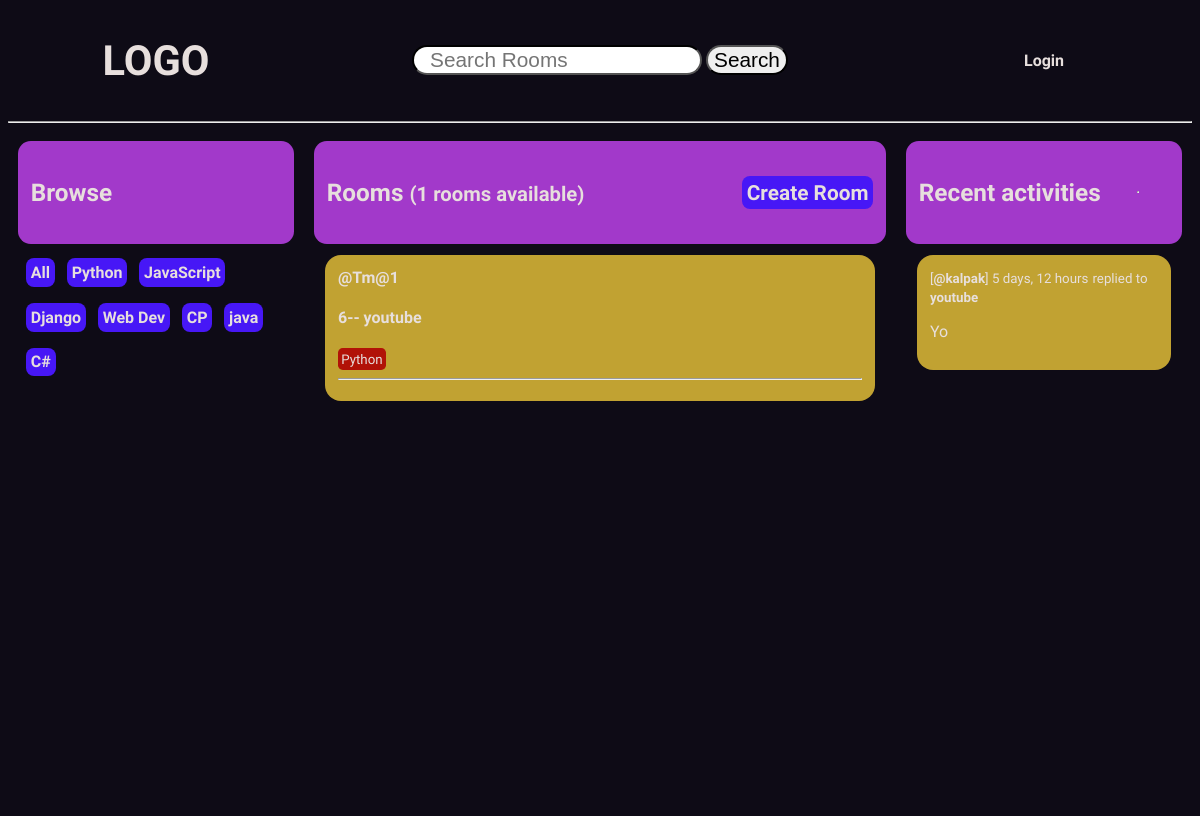
Page /?q=Python on the committed database.
### base/models.py (models this page shows, shortened)
class Topic(models.Model):
    name = models.CharField(max_length = 200)

class Room(models.Model):
    host = models.ForeignKey(User, on_delete= models.SET_NULL, null= True)
    topic = models.ForeignKey(Topic, on_delete= models.SET_NULL, null= True)
    name = models.CharField(max_length = 200)
    description = models.TextField(null=True, blank = True)
    participants = models.ManyToManyField(User, related_name='participants', blank=True)
    updated = models.DateTimeField(auto_now = True)
    created = models.DateTimeField(auto_now_add = True)
    class Meta:
        ordering = ['-updated', '-created']
    def __str__(self):
        return self.name

class message(models.Model):
    user = models.ForeignKey(User, on_delete= models.CASCADE)
    room = models.ForeignKey(Room, on_delete= models.CASCADE)
    body = models.TextField()
    updated = models.DateTimeField(auto_now = True)
    created = models.DateTimeField(auto_now_add = True)
    class Meta:
        ordering = ['-updated', '-created']
    def __str__(self):
        return self.body[0:50]

### base/views.py (the view)
# urls.py: path('', views.home, name="home"),
def home(request):
    q = request.GET.get('q') if request.GET.get('q') != None else ''
    rooms = Room.objects.filter(
        Q(topic__name__icontains = q) |
        Q(name__icontains = q) |
        Q(id__contains = q)
        )
    room_count = rooms.count()
    topics = Topic.objects.all()
    rooom_messages = message.objects.filter(Q(room__topic__name__icontains = q))
    context = {
        'rooms' : rooms,
        'topics' : topics,
        'room_count' : room_count,
        'room_messages' : rooom_messages,
    }
    return render(request, 'base/home.html', context)

### base/templates/base/home.html (shortened to what this page needs)
<!DOCTYPE html>
<html lang="en">
<head>
</head>
<body>
    {% extends 'main.html' %}
    {% block content %}
    <div class="homecontainer">
        <div class="sidebar">
            {% include 'base/topics_component.html' %}
        </div>
        <div class="middle">
            {% include 'base/feed_component.html' %}
        </div>
        <div class="recent">
            {% include 'base/activity_component.html' %}
        </div>
    </div>
    {% endblock content %}

### base/templates/base/topics_component.html
<div class="browse-header">
    <h3>Browse</h3>
</div>
<div class="browse-card">
    <a href="{% url 'home' %}">All</a>
    {% for topic in topics %}
    <a href="{% url 'home' %}?q={{topic.name}}">{{topic.name}}</a>
    {% endfor %}
</div>

### base/templates/base/feed_component.html (shortened to what this page needs)
<div class="Room-header">
    <h3>Rooms <small>({{room_count}} rooms available)</small></h3>
    <div class="create-room">
        <a href="{% url 'create_room' %}">Create Room</a>
    </div>
</div>
<div class="feed-container">
    {% for room in rooms %}
        <div class="feed-card">
            <div class="room-info">
                <a href="{% url 'user_profile' room.host.id %}">@{{room.host.username}}</a>
                <h4>{{room.id}}-- <a href="{% url 'room' room.id %}">{{room.name}}</a></h4>
            </div>
            <div class="room-topics">
                <small>{{room.topic.name}}</small>
                <hr>
            </div>
        </div>
    {% endfor %}
</div>

### base/templates/base/activity_component.html (shortened to what this page needs)
<div class="recent-header">
    <h3>Recent activities</h3>
    <hr>
</div>
{% for message in room_messages %}
    <div class="recent-card">
        <small>[<a href="{% url 'user_profile' message.user.id %}">@{{message.user}}</a>] {{message.created | timesince}}</small>
        <small>replied to <strong>{{message.room}}</strong></small>
        <p>{{message}}</p>
    </div>
{% endfor %}

### static/styles/main.css (style rules this page uses)
:root { --bg-color: #0E0B16; --nav-color: #a239ca; --btn-color: #4717f6; --btn-hover: rgb(80, 76, 76); --txt-color: #e7dfdd; --card-color: #c1a232; --tag-color: #b11207; }
body { font-family: 'Sofia Sans', sans-serif; background-color: var(--bg-color); color: var(--txt-color); height: 100vh; }
a { text-decoration: none; font-weight: bold; color: var(--txt-color); }
.homecontainer { display: grid; grid-template-columns: 1fr 2fr 1fr; }
.sidebar, .middle, .recent { height: 83vh; overflow: auto; -ms-overflow-style: none; scrollbar-width: none; margin: 0.5rem; border: 2px solid var(--bg-color); }
.Room-header, .recent-header, .browse-header { display: grid; grid-template-columns: 1.5fr 0.5fr; border-radius: 0.8rem; padding: 0.8rem; margin-bottom: 0.4rem; background-color: var(--nav-color); align-items: center; position: sticky; top: 0; font-size: 1.3rem; }
.create-room { width: 100%; text-align: right; }
.create-room a, .browse-card a { background-color: var(--btn-color); border-radius: 0.5rem; padding: 0.3rem; margin-bottom: 1rem; }
.browse-card a { display: inline-block; margin-right: 0.5rem; }
.feed-card { display: grid; grid-template-columns: 3fr 1fr; grid-template-rows: auto auto; }
.feed-card, .recent-card { background-color: var(--card-color); border-radius: 1rem; padding: 0.8rem; margin: 0.7rem; }
.feed-card small { display: inline-block; border-radius: 0.3rem; background-color: var(--tag-color); color: var(--txt-color); padding: 0.2rem; }
.room-topics { grid-column-start: 1; grid-column-end: 3; }
.browse-card { display: block; padding: 0.5rem; margin-bottom: 1rem; height: auto; }

### rows in the picture
Topic: name "Python"
Topic: name "JavaScript"
Topic: name "Django"
Topic: name "Web Dev"
Topic: name "CP"
Topic: name "java"
Topic: name "C#"
Room: host.username "Tm@1", id "6", name "youtube", topic.name "Python"
message: user "kalpak", created "5 days, 12 hours", room "youtube", body "Yo"

### other values in the picture
{{ room_count }} "1"
